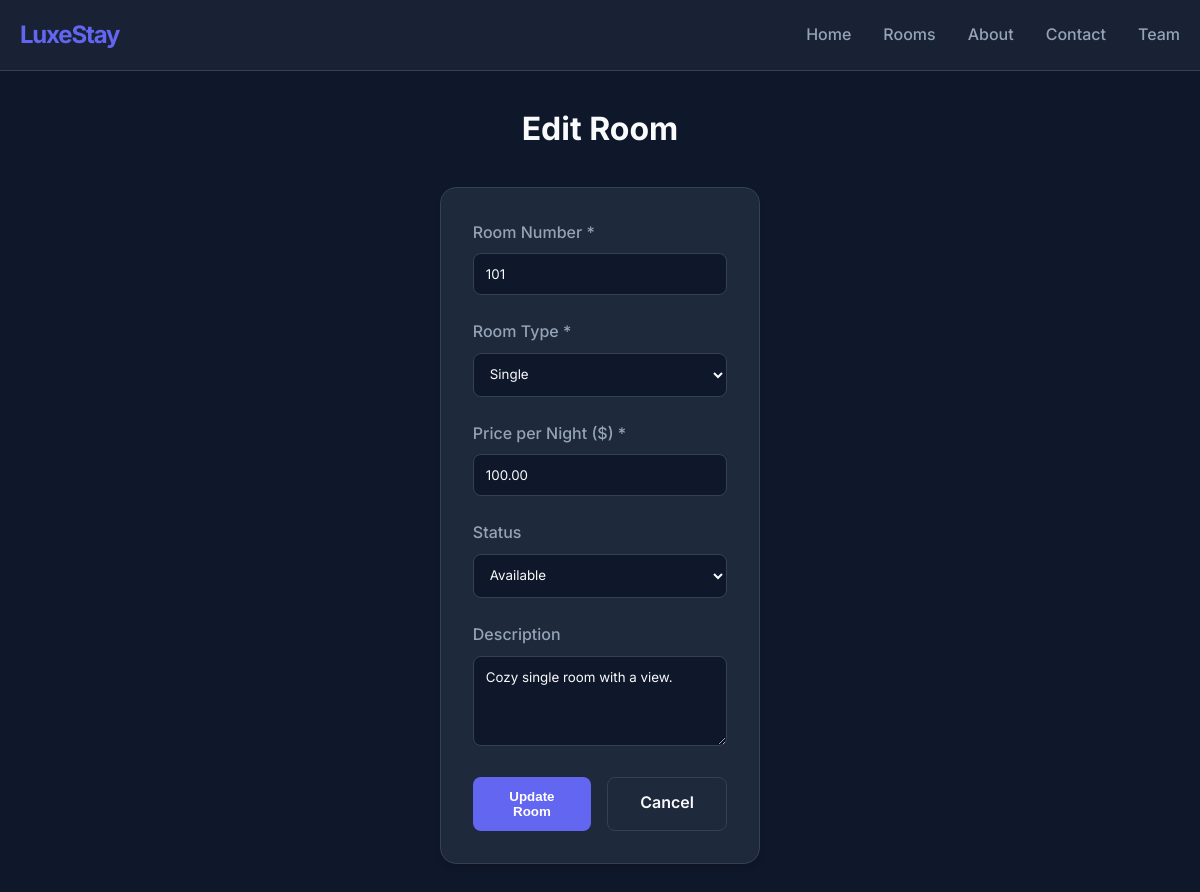
The app's page /edit_room.php?id=1 with its own data.
### tables this page shows
CREATE TABLE IF NOT EXISTS `rooms` (
  `id` int(11) NOT NULL AUTO_INCREMENT,
  `room_number` varchar(50) NOT NULL,
  `type` varchar(50) NOT NULL,
  `price` decimal(10,2) NOT NULL,
  `status` enum('Available','Occupied','Maintenance') DEFAULT 'Available',
  `description` text,
  PRIMARY KEY (`id`),
  UNIQUE KEY `room_number` (`room_number`)
);

### edit_room.php (the view, shortened to what this page needs)
<?php
include 'db.php';
$room = null;
if (isset($_GET['id'])) {
    $id = $_GET['id'];
    $stmt = $conn->prepare("SELECT * FROM rooms WHERE id = ?");
    if ($stmt) {
        $stmt->bind_param("i", $id);
        $stmt->execute();
        $result = $stmt->get_result();
        $room = $result->fetch_assoc();
    } else {
        $error = "Database error: " . $conn->error;
    }
}
?>
<!DOCTYPE html>
<html lang="en">
<head>
    <link rel="stylesheet" href="css/style.css">
</head>
<body>
    <header>
        <nav>
            <a href="index.php" class="logo">LuxeStay</a>
            <ul class="nav-links">
                <li><a href="index.php">Home</a></li>
                <li><a href="rooms.php">Rooms</a></li>
                <li><a href="about.php">About</a></li>
                <li><a href="contact.php">Contact</a></li>
                <li><a href="members.php">Team</a></li>
            </ul>
        </nav>
    </header>
    <main class="container animate-fade-in" style="max-width: 600px;">
        <h1 style="margin-bottom: 2rem; text-align: center;">Edit Room</h1>
        <form action="edit_room.php?id=<?php echo $room['id']; ?>" method="POST" class="card" id="editRoomForm"
            novalidate>
            <div class="form-group">
                <label for="room_number">Room Number *</label>
                <input type="text" id="room_number" name="room_number"
                    value="<?php echo htmlspecialchars($room['room_number']); ?>" required>
            </div>
            <div class="form-group">
                <label for="type">Room Type *</label>
                <select id="type" name="type" required>
                    <option value="Single" <?php if ($room['type'] == 'Single')
                        echo 'selected'; ?>>Single</option>
                </select>
            </div>
            <div class="form-group">
                <label for="price">Price per Night ($) *</label>
                <input type="number" id="price" name="price" step="0.01" min="0"
                    value="<?php echo htmlspecialchars($room['price']); ?>" required>
            </div>
            <div class="form-group">
                <label for="status">Status</label>
                <select id="status" name="status">
                    <option value="Available" <?php if ($room['status'] == 'Available')
                        echo 'selected'; ?>>Available
                    </option>
                </select>
            </div>
            <div class="form-group">
                <label for="description">Description</label>
                <textarea id="description" name="description"
                    rows="4"><?php echo htmlspecialchars($room['description']); ?></textarea>
            </div>
            <div style="display: flex; gap: 1rem;">
                <button type="submit" class="btn" style="flex: 1;">Update Room</button>
                <a href="rooms.php" class="btn btn-secondary" style="flex: 1; text-align: center;">Cancel</a>
            </div>
        </form>
    </main>
</body>
</html>

### css/style.css (style rules this page uses)
:root { --primary-color: #6366f1; --primary-hover: #4f46e5; --secondary-color: #ec4899; --background-dark: #0f172a; --background-card: #1e293b; --text-main: #f8fafc; --text-muted: #94a3b8; --border-color: #334155; --success: #10b981; --danger: #ef4444; --font-heading: 'Inter', sans-serif; --font-body: 'Inter', sans-serif; }
* { box-sizing: border-box; margin: 0; padding: 0; }
body { font-family: var(--font-body); background-color: var(--background-dark); color: var(--text-main); line-height: 1.6; min-height: 100vh; display: flex; flex-direction: column; }
header { background: rgba(30, 41, 59, 0.7); backdrop-filter: blur(10px); border-bottom: 1px solid var(--border-color); position: sticky; top: 0; z-index: 100; padding: 1rem 0; }
nav { max-width: 1200px; margin: 0 auto; display: flex; justify-content: space-between; align-items: center; padding: 0 20px; }
.logo { font-size: 1.5rem; font-weight: 700; color: var(--primary-color); text-decoration: none; letter-spacing: -0.05em; }
.nav-links { list-style: none; display: flex; gap: 2rem; }
.nav-links a { color: var(--text-muted); text-decoration: none; font-weight: 500; transition: color 0.3s ease; }
.container { max-width: 1200px; margin: 2rem auto; padding: 0 20px; flex: 1; }
.btn { display: inline-block; padding: 0.75rem 1.5rem; background-color: var(--primary-color); color: white; text-decoration: none; border-radius: 0.5rem; font-weight: 600; transition: all 0.3s ease; border: none; cursor: pointer; }
.btn-secondary { background-color: var(--background-card); border: 1px solid var(--border-color); color: var(--text-main); }
.card { background-color: var(--background-card); border-radius: 1rem; padding: 2rem; box-shadow: 0 4px 6px -1px rgba(0, 0, 0, 0.1), 0 2px 4px -1px rgba(0, 0, 0, 0.06); border: 1px solid var(--border-color); }
.form-group { margin-bottom: 1.5rem; }
label { display: block; margin-bottom: 0.5rem; color: var(--text-muted); font-weight: 500; }
input, select, textarea { width: 100%; padding: 0.75rem; background-color: var(--background-dark); border: 1px solid var(--border-color); border-radius: 0.5rem; color: var(--text-main); font-family: inherit; transition: border-color 0.3s ease; }
.animate-fade-in { animation: fadeIn 0.5s ease-out forwards; }

### records on screen
rooms: room_number "101", type "Single", price "100.00", status "Available", description "Cozy single room with a view."
